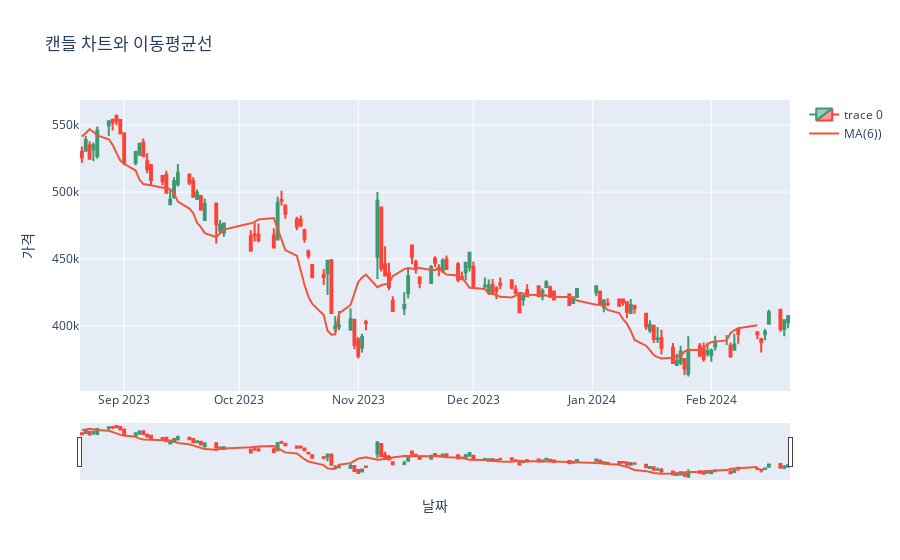

Notebook code for this chart:
### Code cell
fig = go.Figure(data=[go.Candlestick(x=df['일자'],
                                     open=df['시가'],
                                     high=df['고가'],
                                     low=df['저가'],
                                     close=df['종가'])])

fig.add_trace(go.Scatter(x=df['일자'], y=df['ma6'], mode='lines', name='MA(6))'))
fig.update_layout(title='캔들 차트와 이동평균선', xaxis_title='날짜', yaxis_title='가격')
fig.show()
